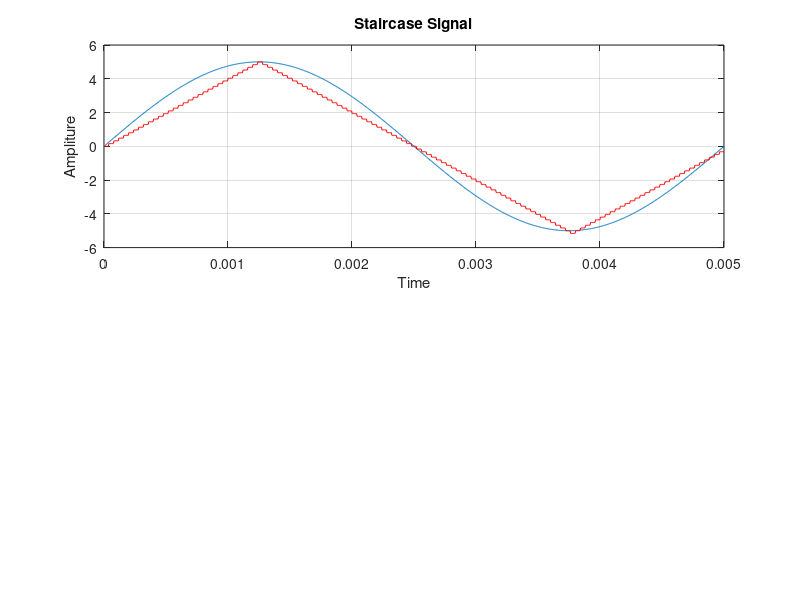

Write the MATLAB code that produced this figure. (Note: this script raises an error after producing the figure.)
clc;
clear;
close all;

%Modulation
load('input.mat');
A=Input(1,:);
t=Input(2,:);
subplot (2,1,1);
plot(t,A);
title('Input Signal');
xlabel('Time');
ylabel('Ampliture');
axis([0 5*(10^-3) -5 5]);
grid on;




hold on
delta =0.1613;
x(1)=0;
x=[x 0 0 0 0 0 0 0];
len=length(A);

j=1;
d=[];
for i=9:8:len
    if i==497
        d=[d 0];
    end
    if A(i)>=A(i-8)
        d=[d 1];
        x(i)=x(i-1)+delta;
        for k=i+1:i+7
            x(k)=x(k-1);
        
        end
    else
        d=[d 0];
        x(i)=x(i-1)-delta;
        for k=i+1:i+7
            x(k)=x(k-1);
        
        end
        
        
        
    end
    
end

subplot (2,1,1);
plot(t,x,'r');
title('Staircase Signal');
xlabel('Time');
ylabel('Ampliture');
axis([0 5*(10^-3) -6 6]);
grid on;
hold off
Output=[d,x];
dlmwrite('output.txt',Output);


%Demodulation
o=load('output.txt');
x=o(1,126:1125);
d1=o(1,1:125);
load('input.mat');

t1=Input(2,:);
delta =0.1613;
A1=zeros(1,1000);
j=8;
for i=1:length(d1)
   if d1(i)==0
        A1(j+1)=A1(j)-delta;
        for k=j+2:j+9
            A1(k)=A1(k-1);
            j=j+1;
        end
    else
        
        A1(j+1)=A1(j)+delta;
        for k=j+2:j+9
            A1(k)=A1(k-1);
            j=j+1;
        end
        
        
   end   
       
end
%x=A(1,10:1009);
%plot(t,x,'b');
%hold on;
fs=200;
z= designfilt('lowpassfir','FilterOrder',50,'CutoffFrequency',1,'SampleRate',fs);
y1=filter(z,x);
subplot (2,1,2);
plot(y1);
title('Output Signal');
xlabel('Time');
ylabel('Ampliture');
axis([0 1000 -5 5]);
grid on;



